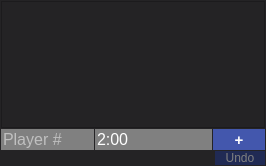
<?xml version="1.0" encoding="UTF-8"?>
<ui version="4.0">
 <class>PenaltyClock</class>
 <widget class="QWidget" name="PenaltyClock">
  <property name="geometry">
   <rect>
    <x>0</x>
    <y>0</y>
    <width>266</width>
    <height>166</height>
   </rect>
  </property>
  <property name="windowTitle">
   <string>Form</string>
  </property>
  <property name="styleSheet">
   <string notr="true">QWidget {
	background-color: #242325;
	color: white;
}

QPushButton {
	border: none;
	background-color: #4357AD;
	color: white;
}

QPushButton:pressed {
	border: none;
	background-color: #213aa6;
	color: white;
}

QPushButton:disabled {
	background-color:#202a54;
	color: gray;
}</string>
  </property>
  <layout class="QGridLayout" name="gridLayout">
   <property name="leftMargin">
    <number>1</number>
   </property>
   <property name="topMargin">
    <number>1</number>
   </property>
   <property name="rightMargin">
    <number>1</number>
   </property>
   <property name="bottomMargin">
    <number>1</number>
   </property>
   <property name="spacing">
    <number>1</number>
   </property>
   <item row="0" column="0" colspan="6">
    <widget class="QScrollArea" name="scrollArea">
     <property name="verticalScrollBarPolicy">
      <enum>Qt::ScrollBarAsNeeded</enum>
     </property>
     <property name="horizontalScrollBarPolicy">
      <enum>Qt::ScrollBarAlwaysOff</enum>
     </property>
     <property name="sizeAdjustPolicy">
      <enum>QAbstractScrollArea::AdjustToContents</enum>
     </property>
     <property name="widgetResizable">
      <bool>true</bool>
     </property>
     <widget class="QWidget" name="scrollAreaWidgetContents">
      <property name="geometry">
       <rect>
        <x>0</x>
        <y>0</y>
        <width>258</width>
        <height>109</height>
       </rect>
      </property>
      <layout class="QGridLayout" name="gridLayout_2"/>
     </widget>
    </widget>
   </item>
   <item row="4" column="5">
    <widget class="QPushButton" name="undo_pushButton">
     <property name="enabled">
      <bool>false</bool>
     </property>
     <property name="hidden">
      <bool>true</bool>
     </property>
     <property name="sizePolicy">
      <sizepolicy hsizetype="Maximum" vsizetype="Maximum">
       <horstretch>0</horstretch>
       <verstretch>0</verstretch>
      </sizepolicy>
     </property>
     <property name="minimumSize">
      <size>
       <width>50</width>
       <height>0</height>
      </size>
     </property>
     <property name="maximumSize">
      <size>
       <width>40</width>
       <height>30</height>
      </size>
     </property>
     <property name="text">
      <string>Undo</string>
     </property>
    </widget>
   </item>
   <item row="3" column="0" colspan="2">
    <widget class="QLineEdit" name="plyr_lineEdit">
     <property name="font">
      <font>
       <pointsize>12</pointsize>
      </font>
     </property>
     <property name="styleSheet">
      <string notr="true">color: white;
background-color: #808080;
border: none;</string>
     </property>
     <property name="placeholderText">
      <string>Player #</string>
     </property>
    </widget>
   </item>
   <item row="3" column="2">
    <widget class="QLineEdit" name="time_lineEdit">
     <property name="font">
      <font>
       <pointsize>12</pointsize>
      </font>
     </property>
     <property name="styleSheet">
      <string notr="true">color: white;
background-color: #808080;
border: none;
</string>
     </property>
     <property name="inputMask">
      <string notr="true">9:99</string>
     </property>
     <property name="text">
      <string>2:00</string>
     </property>
    </widget>
   </item>
   <item row="3" column="3" colspan="3">
    <widget class="QPushButton" name="add_pushButton">
     <property name="sizePolicy">
      <sizepolicy hsizetype="Minimum" vsizetype="Minimum">
       <horstretch>0</horstretch>
       <verstretch>0</verstretch>
      </sizepolicy>
     </property>
     <property name="minimumSize">
      <size>
       <width>50</width>
       <height>0</height>
      </size>
     </property>
     <property name="font">
      <font>
       <pointsize>11</pointsize>
       <bold>true</bold>
      </font>
     </property>
     <property name="text">
      <string>+</string>
     </property>
    </widget>
   </item>
  </layout>
 </widget>
 <resources/>
 <connections/>
</ui>
